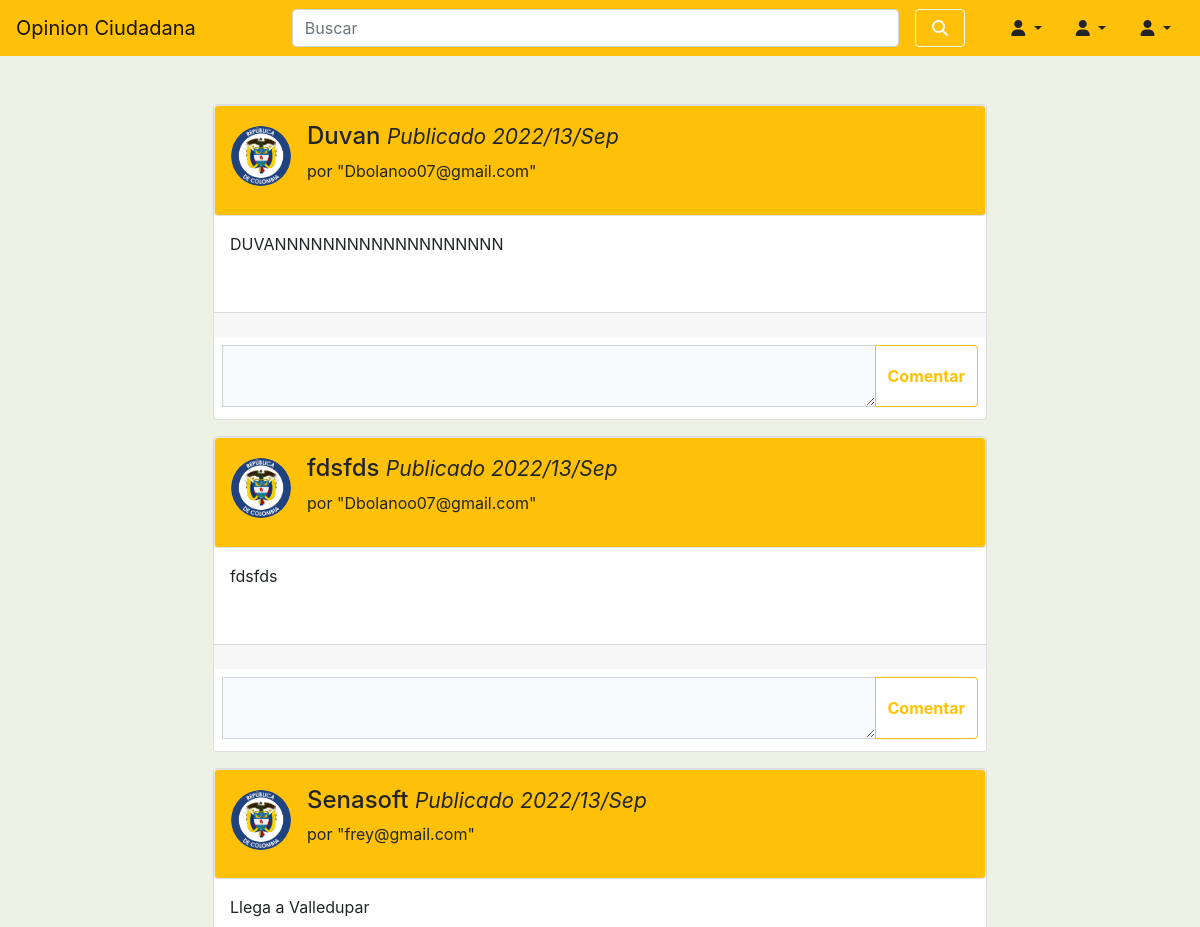
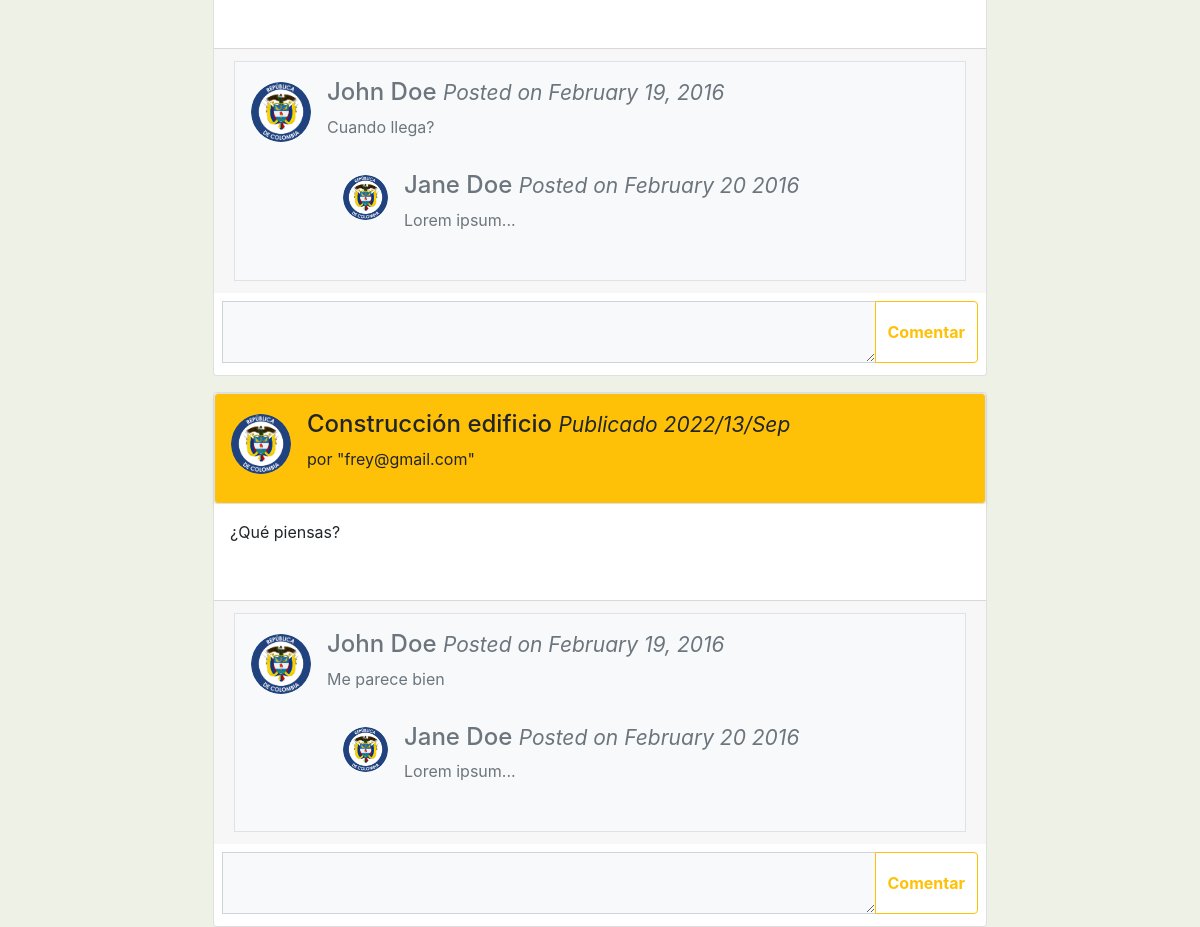
Page / (signed in) on the committed database (2 pictures, top to bottom).
### tables this page shows
CREATE TABLE `tema` (
  `id` int(11) NOT NULL,
  `nombre` varchar(50) NOT NULL,
  `descripcion` varchar(280) NOT NULL,
  `imagen` varchar(50) NOT NULL,
  `fecha` varchar(11) NOT NULL,
  `fkusuario` int(11) NOT NULL
);

CREATE TABLE `usuario` (
  `dni` int(11) NOT NULL,
  `p_nombre` varchar(50) NOT NULL,
  `s_nombre` varchar(50) NOT NULL,
  `apellido_m` varchar(50) NOT NULL,
  `apellido_p` varchar(50) NOT NULL,
  `nacimiento` varchar(15) NOT NULL,
  `telefono` int(11) NOT NULL,
  `correo` varchar(50) NOT NULL,
  `contrasenia` varchar(50) NOT NULL,
  `direccion` varchar(30) NOT NULL,
  `internet` varchar(2) NOT NULL,
  `acceso_dispositivo` varchar(2) NOT NULL,
  `dispositivo` varchar(100) NOT NULL,
  `estrato` int(11) NOT NULL,
  `regimen` varchar(10) NOT NULL,
  `fkdiscapacidad` int(11) NOT NULL,
  `fktipo_doc` int(11) NOT NULL,
  `fktipo_usu` int(11) NOT NULL,
  `fketnia` int(11) NOT NULL,
  `fksexo` int(11) NOT NULL,
  `fknvledu` int(11) NOT NULL,
  `fkbarrio` int(11) NOT NULL,
  `fkmunicipio` int(11) NOT NULL
);

CREATE TABLE `comentario` (
  `id` int(11) NOT NULL,
  `descripcion` varchar(280) NOT NULL,
  `id_usu` int(11) NOT NULL,
  `id_tema` int(11) NOT NULL
);

### model/conexion.php (called while the page is built, shortened)
<?php
class conexion{
    public $host = "localhost";
    public $usuario = "root";
    public $contraseña = "";
    public $conexion;
    public function __construct() {
        try {
            $this->conexion = new PDO("mysql:host=$this->host;dbname=bgoc", $this->usuario, $this->contraseña);
            $this->conexion->setAttribute(PDO::ATTR_ERRMODE, PDO::ERRMODE_EXCEPTION);
        } catch (PDOException $e) {
            print "¡Error!: " . $e->getMessage() . "<br/>";
            die();
        }
    }
    public function consultar($sql) {
        $consulta = $this->conexion->prepare($sql);
        $consulta->execute();
        return $consulta->fetchAll(PDO::FETCH_ASSOC);
    }
}
?>

### model/seleccion.php (called while the page is built, shortened)
<?php
$objConexion = new conexion;
$temas = "SELECT * FROM tema INNER JOIN usuario ON tema.fkusuario = usuario.dni ORDER BY id DESC;";
$temas = $objConexion->consultar($temas);
$comentarios = "SELECT * FROM comentario;";
$comentarios = $objConexion->consultar($comentarios);
?>

### index.php (the view, shortened to what this page needs)
<?php include "view/header.php"?>
<?php include "model/seleccion.php"?>
        <div class="contepublicacion">
            <div class="container h-100">
                <?php foreach ($temas as $tema) { ?>
                    <div class="card mb-3 publicacion" id="<?php echo $tema['id']; ?>">
                        <div>
                            <div class="card-header d-flex border p-3 rounded shadow-sm bg-warning">
                                <div class="conteimguser">
                                    <img src="view/img/logogobierno.png" alt="John Doe" class="mr-3 mt-1 rounded-circle" style="width:60px;">
                                </div>
                                <div class="contenameusu">
                                    <h4><?php echo $tema['nombre']; ?> <small><i>Publicado <?php echo $tema['fecha']; ?></i></small></h4>
                                    <p>por "<?php echo $tema['correo']; ?>"</p>
                                </div>
                            </div>
                            <div class="card-body p-3 bg-white">
                                <div class="media-body text-align-center">
                                    <p><?php echo $tema['descripcion']; ?></p>
                                </div>
                            </div>
                            <div class="card-footer text-muted">
                                <?php foreach ($comentarios as $comentario) { ?>
                                    <?php if ($comentario['id_tema'] == $tema['id']) { ?>
                                        <div class="media border p-3 bg-light comentario" id="<?php echo $comentario['id_tema']; ?>">
                                            <img src="view/img/logogobierno.png" alt="John Doe" class="mr-3 mt-1 rounded-circle" style="width:60px;">
                                            <div class="media-body">
                                                <h4>John Doe <small><i>Posted on February 19, 2016</i></small></h4>
                                                <p><?php echo $comentario['descripcion']; ?></p>
                                                <div class="media p-3">
                                                <img src="view/img/logogobierno.png" alt="Jane Doe" class="mr-3 mt-1 rounded-circle" style="width:45px;">
                                                <div class="media-body">
                                                    <h4>Jane Doe <small><i>Posted on February 20 2016</i></small></h4>
                                                    <p>Lorem ipsum...</p>
                                                </div>
                                                </div>
                                            </div>
                                        </div>
                                    <?php } ?>
                                <?php } ?>
                            </div>
                            <div class="media bg-white p-2 rounded-bottom">
                                <form action="index.php" method="post" class="w-100">
                                    <div class="input-group mb-1 texto">
                                        <textarea name="descripcion" class="form-control texto bg-light" row="1" col="50" aria-label="With textarea"></textarea>
                                        <div class="input-group-append">
                                            <button name="comentar" value="comentar" class="btn btn-outline-warning font-weight-bold" type="submit" id="button-addon2">Comentar</button>
                                        </div>
                                    </div>
                                </form>
                            </div>
                        </div>
                    </div>
                <?php } ?>
            </div>
        </div>
<?php include "view/footer.php"?>

### rows in the picture
tema: nombre "Duvan", fecha "2022/13/Sep", fkusuario.correo "Dbolanoo07@gmail.com", descripcion "DUVANNNNNNNNNNNNNNNNNNN"
tema: nombre "fdsfds", fecha "2022/13/Sep", fkusuario.correo "Dbolanoo07@gmail.com", descripcion "fdsfds"
tema: nombre "Senasoft", fecha "2022/13/Sep", fkusuario.correo "frey@gmail.com", descripcion "Llega a Valledupar"
comentario: descripcion "Cuando llega?"
tema: nombre "Construcción edificio", fecha "2022/13/Sep", fkusuario.correo "frey@gmail.com", descripcion "¿Qué piensas?"
comentario: descripcion "Me parece bien"
